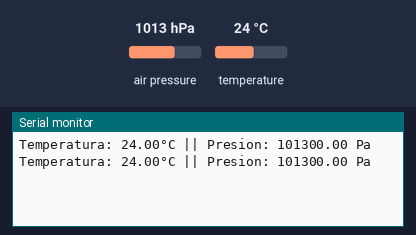
The sketch below on a simulated Arduino Uno, built with avr-gcc and run on an emulated ATmega328P. Shown: the last lines printed to the serial monitor. Inputs (shaded band) come from the test bench; at power-on: air pressure 1013 hPa, temperature 24 °C.

Above: at 1.8 s.
1.9 s: air pressure set to 952 hPa
At 2.7 s:
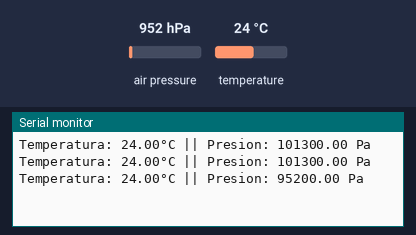
3.4 s: temperature set to 12 °C
At 4.4 s:
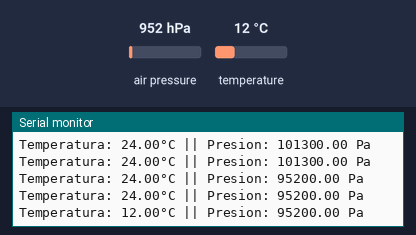
4.9 s: air pressure set to 975 hPa
At 5.8 s:
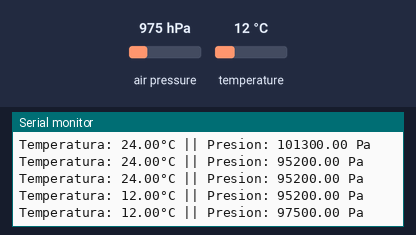
Timing chart, 0 to 7.9 s (numbered marks = the images above; inputs shaded):
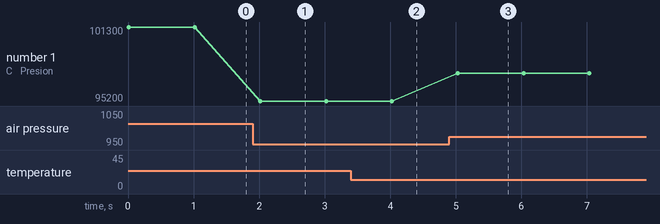

The sketch:

Sensor-de-presion-BMP280-con-Arduino.ino
```cpp
/*
  Created by TEOS
  Domotic with Arduino https://goo.gl/btZpjs
  YouTube https://goo.gl/k7TUSZ
  Instagram https://goo.gl/zEIjia
  Facebook https://goo.gl/eivraR
  Twitter https://goo.gl/du5Wgn
  Github https://goo.gl/Xl5IiS
  Google Plus https://goo.gl/gBnUdh
  WEB https://goo.gl/jtiYJy
*/

#include "SparkFunBME280.h" //https://github.com/sparkfun/SparkFun_BME280_Arduino_Library
#include "Wire.h"

String resultSerialT;

BME280 pressureT;

void setup() {
  Serial.begin(9600);
  pressureT.settings.commInterface = I2C_MODE;
  pressureT.settings.I2CAddress = 0x76;
  pressureT.settings.runMode = 3;
  pressureT.settings.tStandby = 0;
  pressureT.settings.filter = 4;
  pressureT.settings.tempOverSample = 5 ;
  pressureT.settings.pressOverSample = 5;
  pressureT.settings.humidOverSample = 5;
  delay(10);
  pressureT.begin();
}

void loop() {
  resultSerialT = "Temperatura: " + String(pressureT.readTempC(), 2) + "°C || Presion: " + String(pressureT.readFloatPressure(), 2) + " Pa";
  Serial.println(resultSerialT);
  delay(1000);
}
```

Measured:
- after the input at 1.9 s, the serial monitor: prints a new line after 0.12 s (image 1)
- after the input at 3.4 s, the serial monitor: prints a new line after 0.63 s (image 2)
- after the input at 4.9 s, the serial monitor: prints a new line after 0.13 s (image 3)
- plotted number 1: 101300 → 95200 after the input at 1.9 s, 95200 → 97500 after the input at 4.9 s
